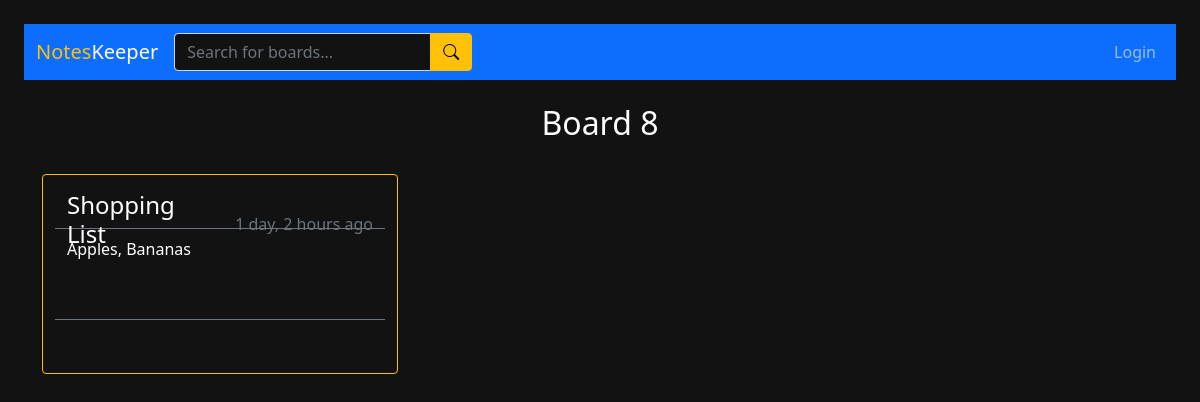
/board/7/, run on an earlier commit of the app's database.
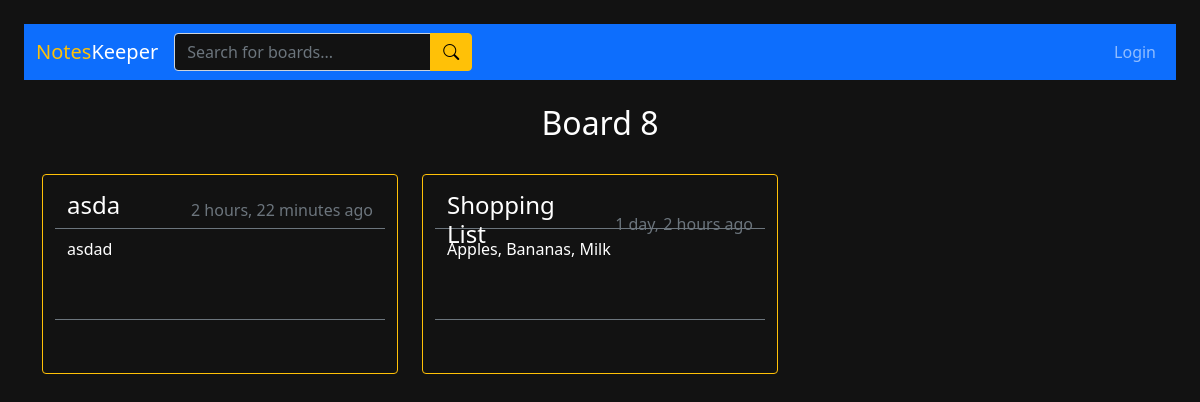
And on a later commit of the database.
### base/models.py (models this page shows, shortened)
class Note(models.Model):
    owner = models.ForeignKey(User, on_delete=models.CASCADE)
    board = models.ForeignKey(Board, on_delete=models.CASCADE)
    topic = models.CharField(max_length=100)
    body = models.TextField()
    updated = models.DateTimeField(auto_now=True)
    created = models.DateTimeField(auto_now_add=True)
    class Meta:
        ordering = ['-updated', '-created']

### base/views.py (the view)
# urls.py: path('board/<str:pk>/', views.board, name="board"),
def board(request, pk):
    user_board = Board.objects.get(id=pk)
    notes = user_board.note_set.all()
    context = {"user_board": user_board, "notes": notes}
    return render(request, 'base/board.html', context)

### base/templates/base/board.html (shortened to what this page needs)
{% extends 'main.html' %}
{% block content %}
<main>
    <div class="container-lg">
        <h2 class="text-center mt-3 text-white">{{user_board.name}}</h2>
        <div class="row">
            {% for note in notes %}
                <div class="col-xl-4 py-4">
                    <div class="container rounded border border-warning py-2" style="height: 200px; width: 100%;">
                        {% if request.user == user_board.owner %}
                            <div class="row align-items-center py-2 border-bottom border-secondary" style="height:25%;">
                                <div class="col">
                                    <a href="{% url 'update-note' note.id %}" style="text-decoration: none;">
                                        <h4 class="pntName">{{ note.topic }}</h4>
                                    </a>
                                </div>
                            </div>
                            <div class="row align-items-start py-2 border-bottom border-secondary" style="height:50%;">
                                <div class="col">
                                    <p class="text-white">{{ note.body }}</p>
                                </div>
                            </div>
                            <div class="row align-items-center py-2" style="height:25%;">
                                <div class="col">
                                    <a href="{% url 'delete-note' note.id %}" class="btn btn-warning">Delete</a>
                                </div>
                                <div class="col-auto">
                                    <div class="text-secondary">{{note.updated|timesince}} ago</div>
                                </div>
                            </div>
                        {% else %}
                            <div class="row align-items-center py-2 border-bottom border-secondary" style="height:25%;">
                                <div class="col">
                                    <a href="{% url 'update-note' note.id %}" style="text-decoration: none;">
                                        <h4 class="text-white">{{ note.topic }}</h4>
                                    </a>
                                </div>
                                <div class="col-auto">
                                    <div class="text-secondary">{{note.created|timesince}} ago</div>
                                </div>
                            </div>
                            <div class="row align-items-start py-2 border-bottom border-secondary" style="height:50%;">
                                <div class="col">
                                    <p class="text-white">{{ note.body }}</p>
                                </div>
                            </div>
                        {% endif %}
                    </div>
                </div>
            {% endfor %}
        </div>
    </div>
</main>
{% endblock %}

What changed in the data, as far as the page shows it:
added Note: topic "asda", created "2 hours, 22 minutes", body "asdad"
changed Note "Shopping List": body "Apples, Bananas" → "Apples, Bananas, Milk"
